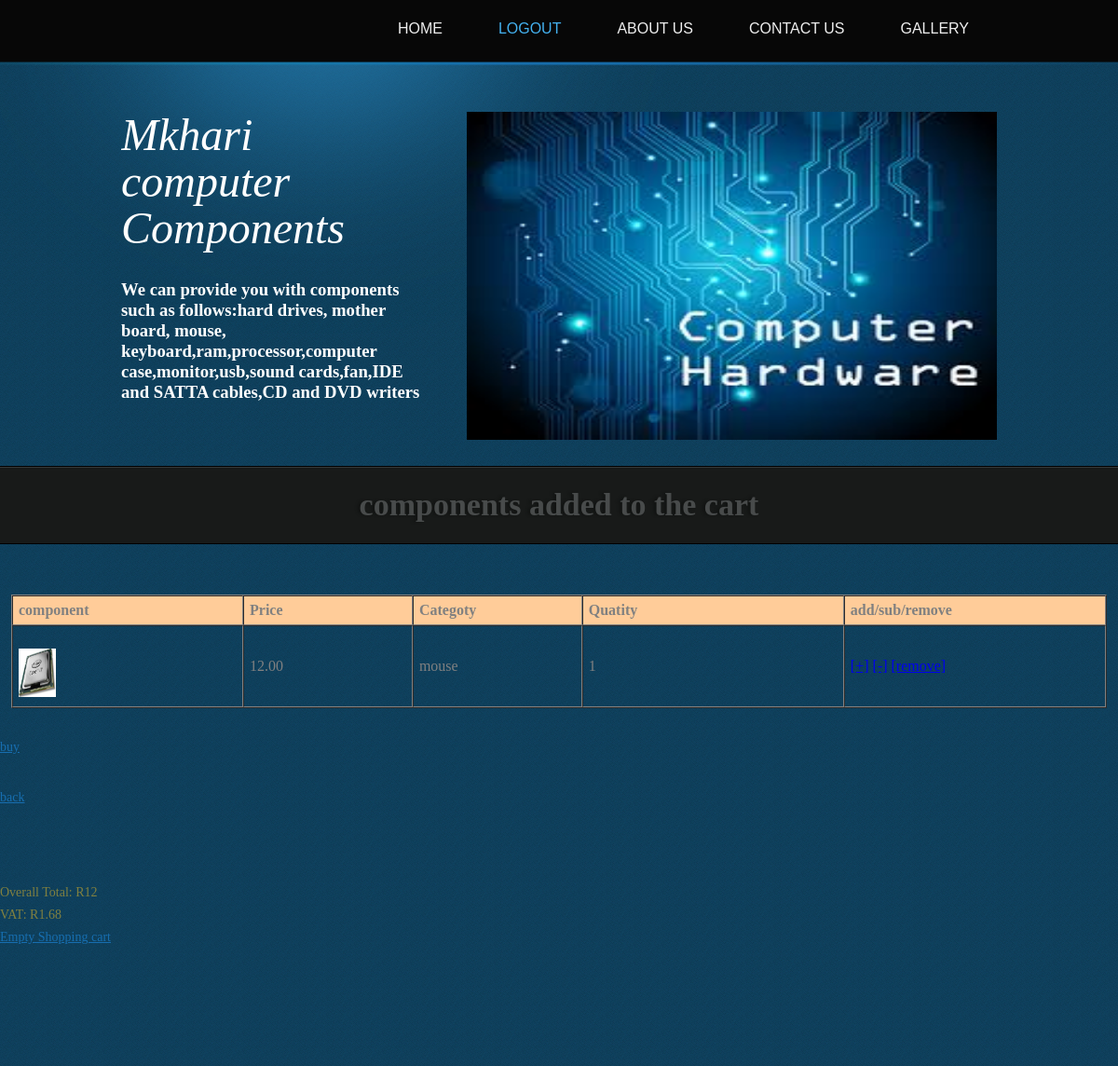
Screenshot of /final/cart.php?add=12 with the database file from the repository.
### tables this page shows
CREATE TABLE IF NOT EXISTS `comp` (
  `comp_id` int(10) NOT NULL AUTO_INCREMENT,
  `comp_name` varchar(50) NOT NULL,
  `comp_vendor` varchar(50) NOT NULL,
  `comp_price` varchar(20) NOT NULL,
  `category` varchar(20) NOT NULL,
  `comp_serial` varchar(50) NOT NULL,
  PRIMARY KEY (`comp_id`)
);

### final/scripts/connect_to_mysql.class.php (called while the page is built, shortened)
<?php
class Connect
{
	private $localhos="localhost";
	private $username="mab";
	private $passw="mab";
	private $data_name="users";
	function connect()
	{
		$this->db=new MySQLi($this->localhos,$this->username,$this->passw,$this->data_name)or die("could not connect");
		return $this->db;
	}
}
?>

### final/scripts/sql_scripts.class.php (the view, shortened to what this page needs)
<?php
require("connect_to_mysql.class.php");
class sql_commands extends Connect
{
	function shopping_cart($comp_id)
	{
		$this->db=Connect::connect();
		$output="";
		$query="select * from comp where comp_id='".$comp_id."'";
		$result=$this->db->query($query);
		$num_row=$result->num_rows;
		if($num_row>0)
		{
			for($a=0; $a<$num_row; $a++)
			{
				$rows=$result->fetch_assoc();
				$comp_name=$rows['comp_name'];
				$comp_price=$rows['comp_price'];
				$category=$rows['category'];
				$output.="<tr>";
				$output.="<td><a href=./product.php?comp_id=$comp_id>$product</a><br/><img src=\"proImages/$comp_id.jpg\" alt=\"$comp_name\" width=\"40\" height=\"52\" border=\"1\" </td>";
				$output.="<td>".$comp_price."</td>";
				$output.="<td>".$category."</td>";
			}
		}
		return $output;
	}
}
?>

### final/scripts/shopping_cart.class.php (shortened to what this page needs)
<?php
require("scripts/sql_scripts.class.php");
class shopping_cart extends sql_commands
{
	private $total;
	function cart($session)
	{
		$cart_info="";
		$this->obj=new sql_commands();
		foreach($session as $comp_name =>$value)
		{
			if($value>0)
			{
				if(substr($comp_name,0,5)=="cart_")
				{
					$comp_id=substr($comp_name,5,(strlen($comp_name)-5));
					$cart_info.=$this->obj->shopping_cart($comp_id)."<td>".$value."</td><td><a href='cart.php?add=$comp_id'>[+]</a> <a href='cart.php?sub=$comp_id'>[-]</a> <a href='cart.php?remov=$comp_id'>[remove]</a></td></tr>";
					$this->total+= $this->obj->total_cost($comp_id,$value);
				}
			}
		}
		return $cart_info;
	}
	function total_cost_to_pay()
	{
		$t=$this->total;
		$vat=$t*0.14;
		return "<br/><br/>"."Overall Total: R".$this->total."<br/> VAT: R".$vat;
	}
}
?>

### final/css/style.css (style rules this page uses)
body { background: url(../images/bg-body.jpg) repeat left top; font-family: Arial, Helvetica, sans-serif; min-width: 960px; margin: 0; }
img { border: 0; }

### final/cart.php (style rules this page uses)
#adbox #form1 div table tr td { color: #808080; }

### rows the page displays
comp: comp_price "12.00", category "mouse", comp_id "12", comp_id "1.68"

### other values shown
$value "1"
